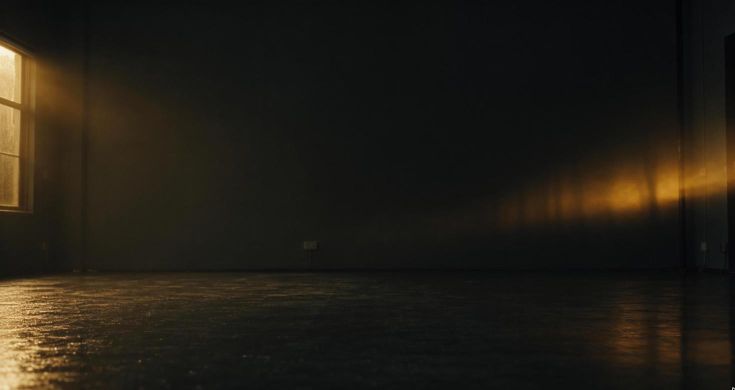
#> input picture brand/banner_plate_moss.jpg, 1470 x 780 px, found by its file name (shown at 1/2 size)
$ python make_banner.py
#> lines starting #> are read from the running program, lines starting #| are printed output that depends on the picture
from PIL import Image, ImageDraw, ImageFont, ImageFilter
import glob, os

PLATE = "/home/claude/siphon-files/brand/banner_plate_moss.jpg"
OUT = "/home/claude/siphon-files/brand/banner_2560x1440.png"
MARK = "/home/claude/siphon-files/brand/mark_white.svg"

W, H = 2560, 1440   # YouTube's recommended size; the safe area for every device is the centre 1546x423
AMBER = (255, 176, 32)

# --- 1. plate: crop to 16:9, upscale ---
plate = Image.open(PLATE).convert("RGB")
#> plate is the input picture: PIL image 1470x780 RGB; mean R, G, B 34, 29.5, 21.4
pw, ph = plate.size
#> pw = 1470; ph = 780
target_ar = W / H
crop_w = int(ph * target_ar)
#> crop_w = 1386
if crop_w <= pw:
    x0 = (pw - crop_w) // 2
#> x0 = 42
    plate = plate.crop((x0, 0, x0 + crop_w, ph))
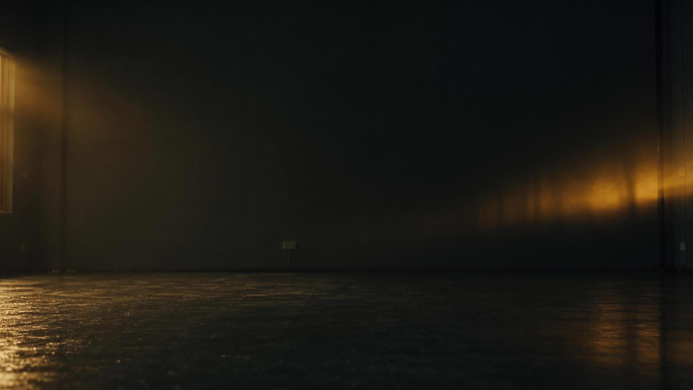
#> plate: PIL image 1386x780 RGB (shown at 1/2 size); mean R, G, B 30.8, 27, 19.9
else:
    crop_h = int(pw / target_ar)
    y0 = (ph - crop_h) // 2
    plate = plate.crop((0, y0, pw, y0 + crop_h))
plate = plate.resize((W, H), Image.LANCZOS)
#> plate: PIL image 2560x1440 RGB

# --- 2. darken the centre so the lockup reads ---
vig = Image.new("L", (W, H), 0)
#> vig: PIL image 2560x1440 L; every value is 0
d = ImageDraw.Draw(vig)
d.ellipse([W * 0.14, H * 0.02, W * 0.86, H * 1.02], fill=165)
vig = vig.filter(ImageFilter.GaussianBlur(170))
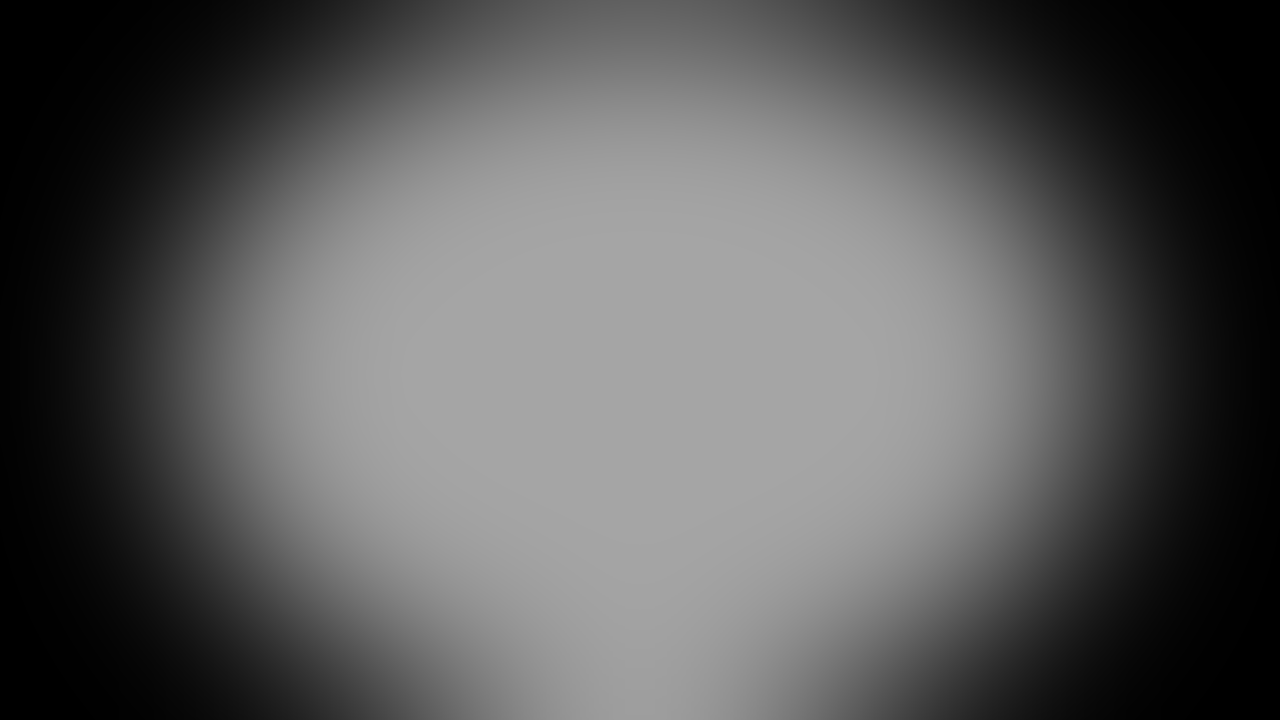
#> vig: PIL image 2560x1440 L (shown at 1/2 size); min 0, max 165, mean 90.4
plate = Image.composite(Image.new("RGB", (W, H), (6, 7, 9)), plate, vig)
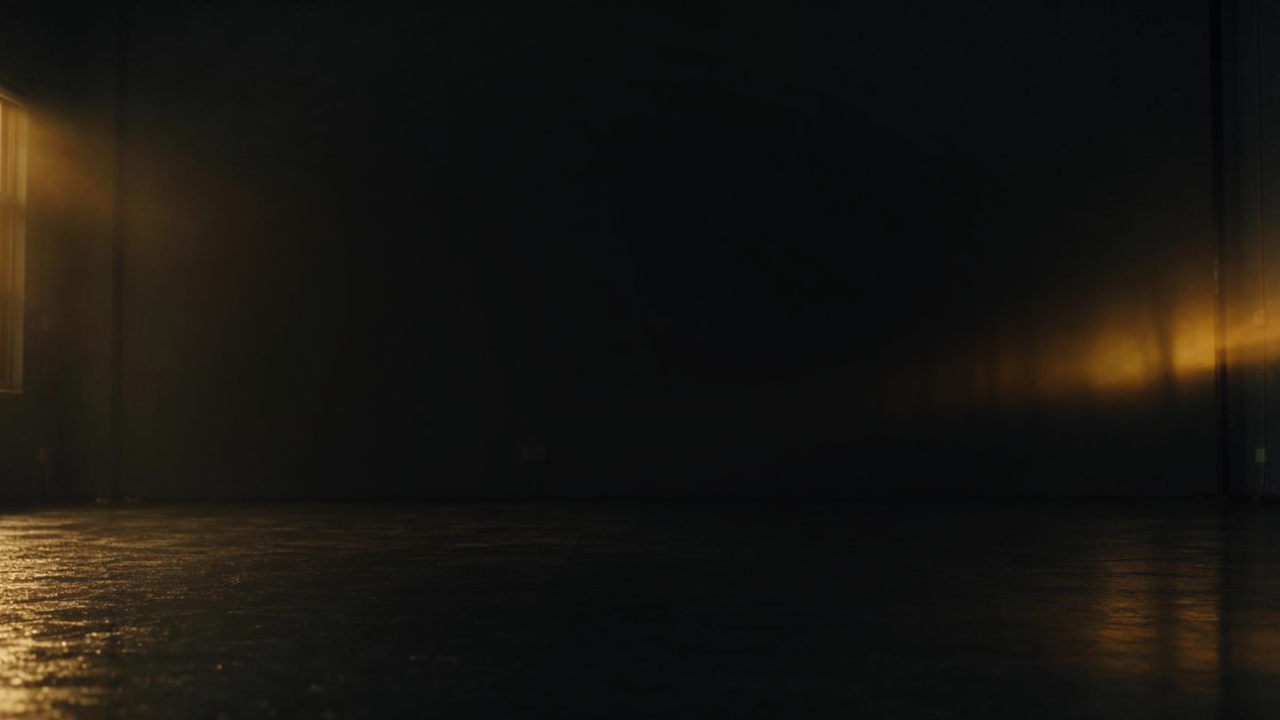
#> plate: PIL image 2560x1440 RGB (shown at 1/2 size); mean R, G, B 24.2, 21.1, 16.3

# gentle overall grade toward the brand charcoal
grade = Image.new("RGB", (W, H), (13, 15, 18))
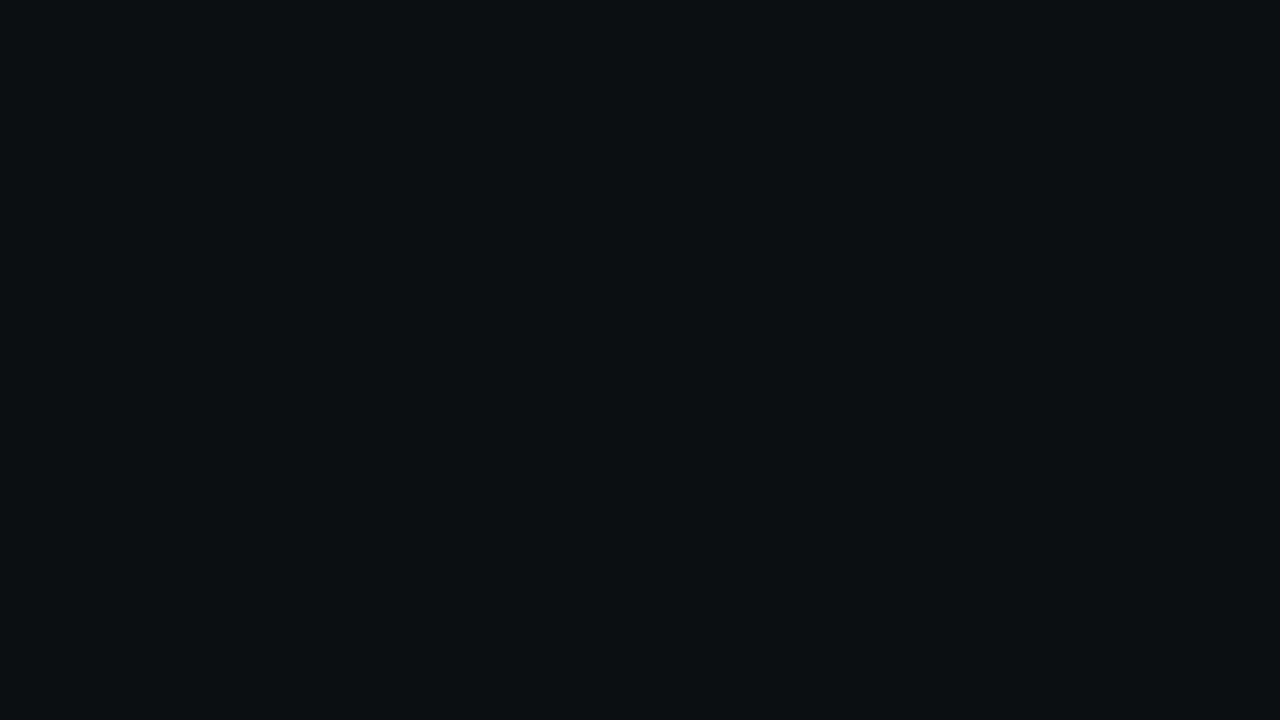
#> grade: PIL image 2560x1440 RGB (shown at 1/2 size); mean R, G, B 13, 15, 18
plate = Image.blend(plate, grade, 0.18)

canvas = plate.convert("RGBA")

# --- 3. mark ---
tmp_mark = "/tmp/mark_banner.png"
os.system(f"rsvg-convert -w 240 -h 240 -b none {MARK} -o {tmp_mark}")
#> (the run stopped early here; a loop or call above may not have finished)

$ run again, with illustrations/ep004/img/a1_bitcoin_arrival.jpg copied over brand/banner_plate_moss.jpg
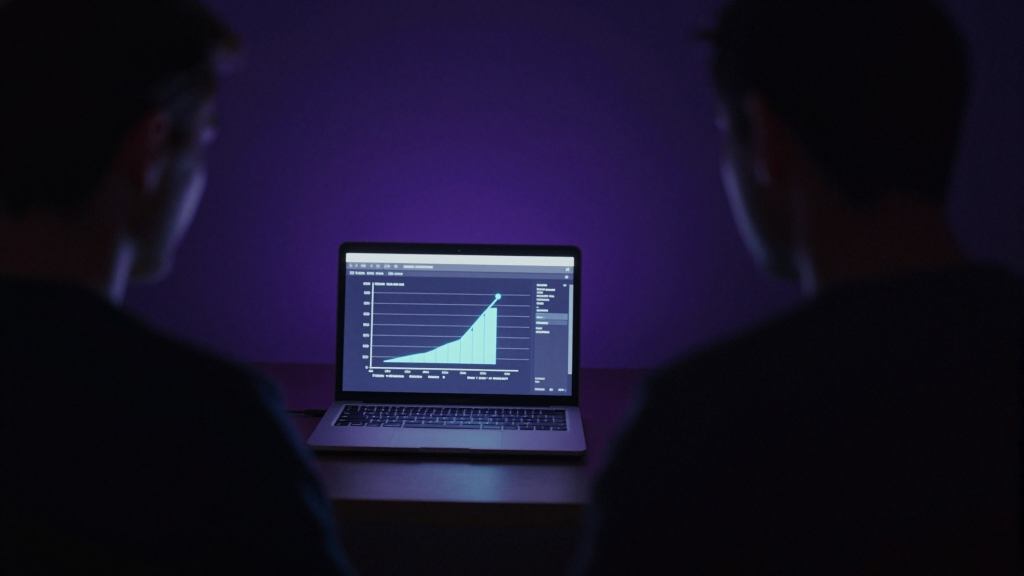
#> input picture illustrations/ep004/img/a1_bitcoin_arrival.jpg, 2048 x 1152 px, found by its file name (shown at 1/2 size)
#> plate is the input picture: PIL image 2048x1152 RGB; mean R, G, B 23, 18.5, 40.9
#> `plate = Image.composite(Image.new("RGB", (W, H), (6, 7, 9)), plate, vig)`:
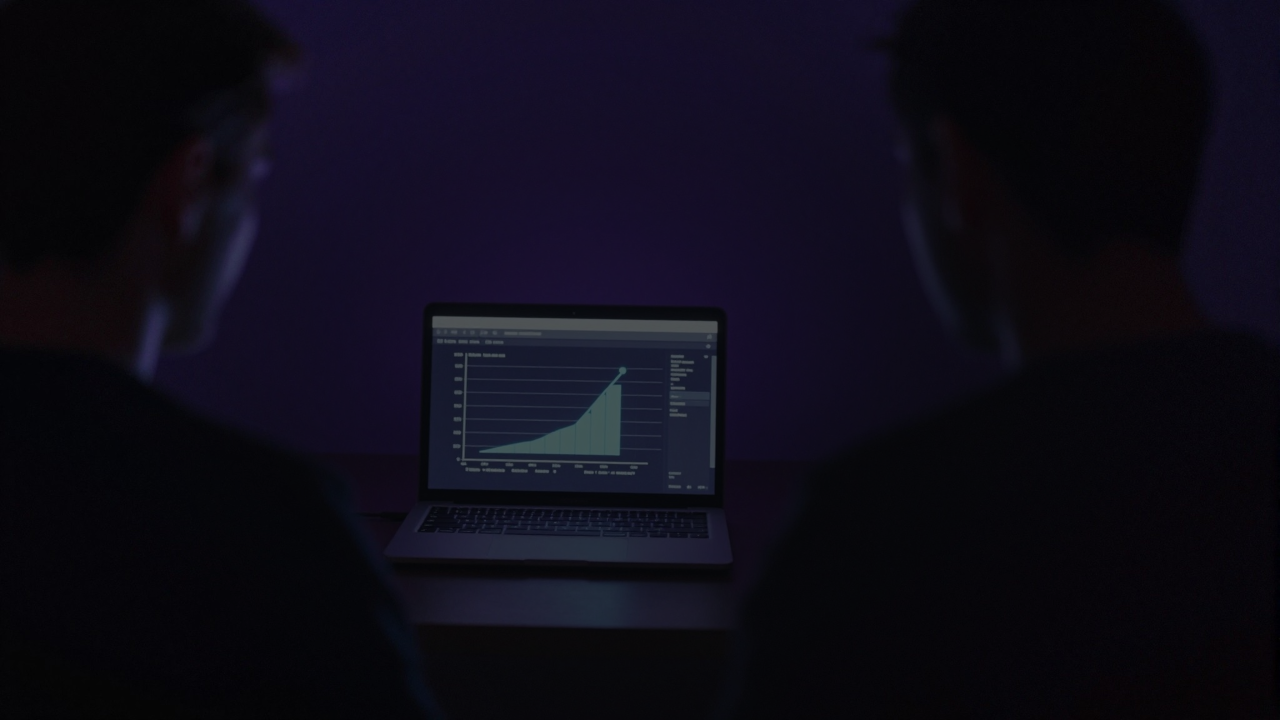
#> plate: PIL image 2560x1440 RGB (shown at 1/2 size); mean R, G, B 13.5, 11.4, 22.9
